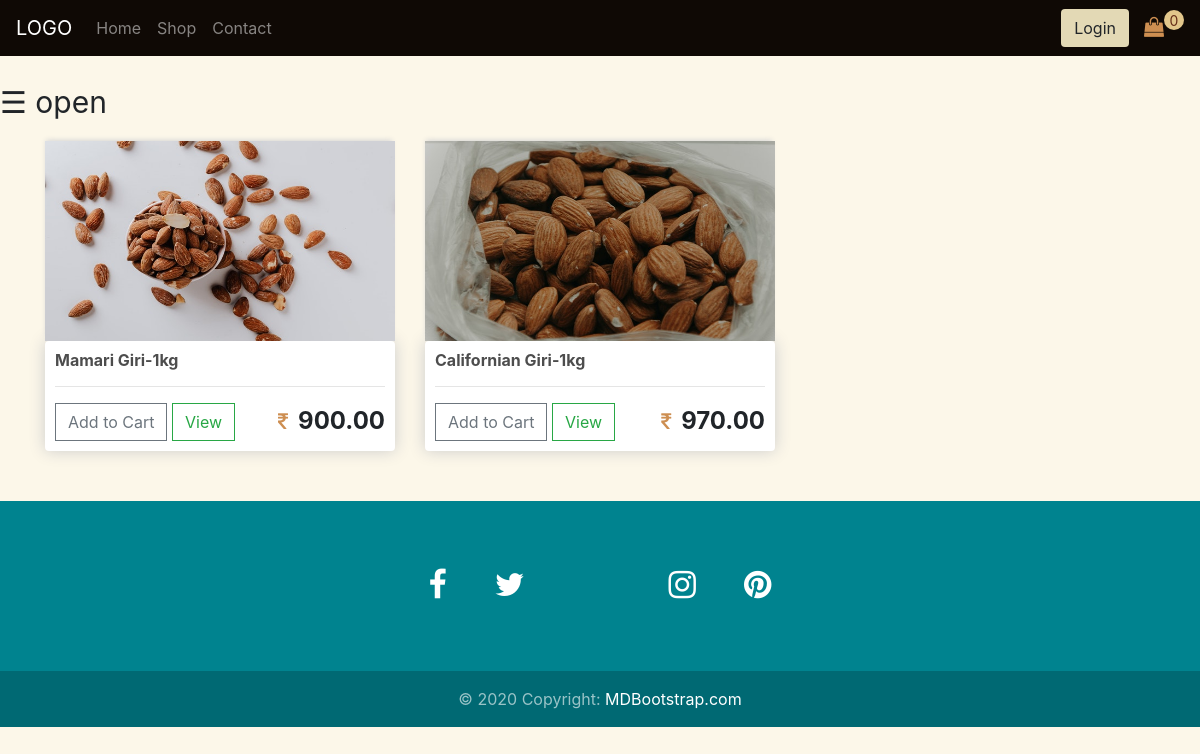
Screenshot of /store/category/2/ (signed in) with the database file from the repository.
### store/models.py (models this page shows, shortened)
class Product_Item(models.Model):
	Product=models.ForeignKey(Product,
		on_delete=models.CASCADE,related_name='items')
	price=models.FloatField(default = 0.00, blank=False,
								help_text=("""Price per item"""),
                            	verbose_name=('Price'),
                            	validators=[ MinValueValidator(0)])
	discount = models.FloatField(default = 0, blank=False,
								help_text=("Discount offer"),
                            	verbose_name=('Discount'),
                            	validators=[MinValueValidator(0)])
	weight = models.CharField(max_length=20, blank=False)
	about=models.TextField(blank=True, null=True,help_text=("Describe the product."),
                            	verbose_name=('About The Item'),) #Richtextfield if wants to include pictures
	howtouse=models.TextField(blank=True, null=True,help_text=("Write how to consume/use the item."),
                            	verbose_name=('How to use'),) #Richtextfield if wants to include pictures
	benefits=models.TextField(blank=True, null=True,help_text=("Write how will the product benefit them."),
                            	verbose_name=('Benefits'),) #Richtextfield if wants to include pictures
	ingredient=models.TextField(blank=True, null=True,help_text=("Write the things that are included in the pakaging."),
                            	verbose_name=('Ingredients'),) #Richtextfield if wants to include pictures

class Product_Item_Images(models.Model):
	item = models.ForeignKey(Product_Item,
		on_delete=models.CASCADE, related_name='images')
	image = models.ImageField(default='default-product.jpg', upload_to='Uploads')

class Product(models.Model):
	category = models.ForeignKey(Categories,
		on_delete=models.CASCADE, related_name='Products')
	name=models.CharField(max_length=250)
	origin_place = models.CharField(max_length=250)

### store/views.py (the view)
# urls.py: path('store/category/<str:pk>/', views.StoreProductsByCategory, name="CateID"),
def StoreProductsByCategory(request, pk):
	pdtList=[]
	CategoryObj = Categories.objects.get(id=pk)				#catch 404...better to make a custom 404 page instead
	pdtCore = Product.objects.filter(category=CategoryObj)
	for pdtElement in pdtCore:
		pdt = Product_Item.objects.filter(Product=pdtElement)[0]
		name = pdtElement.name
		origin = pdtElement.origin_place
		pdtImage=Product_Item_Images.objects.filter(item=pdt)[0]
		pdtList += [[pdt, name, origin, pdtImage]]
	print(pdtImage.image.url)
	context={
	'pdtList': pdtList
	}
	return render(request, 'productsall.html', context)

### store/templates/productsall.html
{% extends "store.html" %}
{% load static %}
{% block products %}
<div id="main">
	<div class="container">
	  	<div class="row">
			{% for pdtObj, name, origin, imgObj in pdtList %}
				<div class="col-md-4" style="margin-bottom: 30px">
					<img class="thumbnail" src="{{ imgObj.image.url }}">
					<div class="box-element product">
						<h6><strong>{{name}}-{{pdtObj.weight}}</strong></h6>
						<hr>
						<button data-product={{pdtObj.id}} data-action="add" class="btn btn-outline-secondary add-btn update-cart">Add to Cart</button>
						<a class="btn btn-outline-success" href="#">View</a>
						<p class="storepdtprice"><strong><i id="cart-icon" class="fa fa-inr" aria-hidden="true"></i>{{pdtObj.price|floatformat:2}}</strong></p>
					</div>
				</div>
			{% endfor %}
		</div>
	</div>
</div>
{% endblock %}

### store/static/events/style.css (style rules this page uses)
body { background-color: #fcf7e9; transition: background-color .5s; }
h1,h2,h3,h4,h5,h6 { color:hsl(0, 0%, 30%); }
.box-element { box-shadow:hsl(0, 0%, 80%) 0 0 16px; background-color: #fff; border-radius: 4px; padding: 10px; }
.thumbnail { width: 100%; height: 200px; -webkit-box-shadow: -1px -3px 5px -2px rgba(214,214,214,1); -moz-box-shadow: -1px -3px 5px -2px rgba(214,214,214,1); box-shadow: -1px -3px 5px -2px rgba(214,214,214,1); }
.storepdtprice { display: inline-block; float: right; font-size: 2vw; }
#cart-icon { width:20px; display: inline-block; color: #cd8e51; font-size: 20px }
.btn { border-radius: 0; }
#main { transition: margin-left .5s; padding: 16px; }

### rows the page displays
Product_Item: image (picture), name "Mamari Giri", weight "1kg", price "900.00"
Product_Item: image (picture), name "Californian Giri", weight "1kg", price "970.00"
